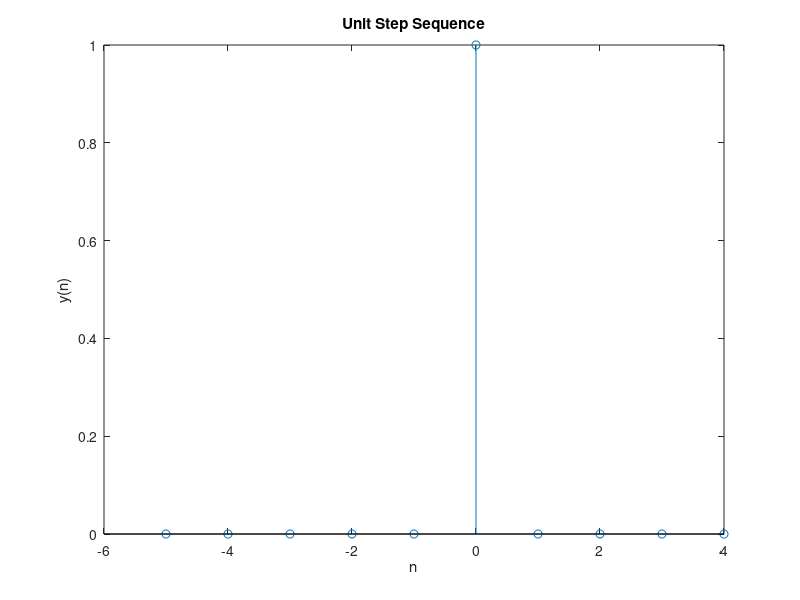

Here is the MATLAB script that generated this plot:
N = 10;

x = [-5 -4 -3 -2 -1 0 1 2 3 4];
n=-5:1:N-6;

for i=1:10
    if x(i)==0;
        y(i) = 1;
    else
        y(i) = 0;
    end;
end;

stem(x,y);
xlabel('n');
ylabel('y(n)');
title('Unit Step Sequence'); 